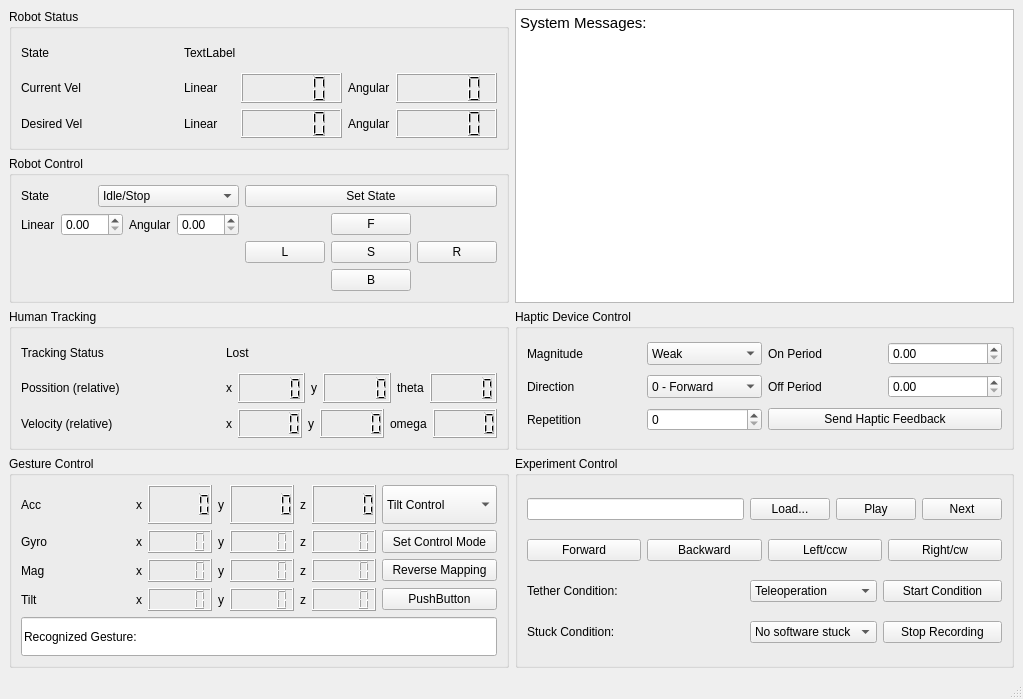
<?xml version="1.0" encoding="UTF-8"?>
<ui version="4.0">
 <class>ExpMainWindow</class>
 <widget class="QMainWindow" name="ExpMainWindow">
  <property name="geometry">
   <rect>
    <x>0</x>
    <y>0</y>
    <width>1023</width>
    <height>699</height>
   </rect>
  </property>
  <property name="windowTitle">
   <string>MainWindow</string>
  </property>
  <widget class="QWidget" name="centralwidget">
   <layout class="QGridLayout" name="gridLayout">
    <item row="2" column="0">
     <widget class="QGroupBox" name="groupBox_2">
      <property name="sizePolicy">
       <sizepolicy hsizetype="Preferred" vsizetype="Preferred">
        <horstretch>0</horstretch>
        <verstretch>2</verstretch>
       </sizepolicy>
      </property>
      <property name="title">
       <string>Human Tracking</string>
      </property>
      <layout class="QGridLayout" name="gridLayout_6">
       <item row="0" column="1">
        <widget class="QLabel" name="label_tracking_status">
         <property name="text">
          <string>Lost</string>
         </property>
        </widget>
       </item>
       <item row="2" column="1">
        <layout class="QHBoxLayout" name="horizontalLayout_7">
         <item>
          <widget class="QLabel" name="label_25">
           <property name="sizePolicy">
            <sizepolicy hsizetype="Preferred" vsizetype="Preferred">
             <horstretch>0</horstretch>
             <verstretch>0</verstretch>
            </sizepolicy>
           </property>
           <property name="text">
            <string>x</string>
           </property>
          </widget>
         </item>
         <item>
          <widget class="QLCDNumber" name="lcd_human_pos_x">
           <property name="sizePolicy">
            <sizepolicy hsizetype="Minimum" vsizetype="Minimum">
             <horstretch>1</horstretch>
             <verstretch>0</verstretch>
            </sizepolicy>
           </property>
          </widget>
         </item>
         <item>
          <widget class="QLabel" name="label_26">
           <property name="text">
            <string>y</string>
           </property>
          </widget>
         </item>
         <item>
          <widget class="QLCDNumber" name="lcd_human_pos_y">
           <property name="sizePolicy">
            <sizepolicy hsizetype="Minimum" vsizetype="Minimum">
             <horstretch>1</horstretch>
             <verstretch>0</verstretch>
            </sizepolicy>
           </property>
          </widget>
         </item>
         <item>
          <widget class="QLabel" name="label_27">
           <property name="text">
            <string>theta</string>
           </property>
          </widget>
         </item>
         <item>
          <widget class="QLCDNumber" name="lcd_human_pos_theta">
           <property name="sizePolicy">
            <sizepolicy hsizetype="Minimum" vsizetype="Minimum">
             <horstretch>1</horstretch>
             <verstretch>0</verstretch>
            </sizepolicy>
           </property>
          </widget>
         </item>
        </layout>
       </item>
       <item row="4" column="1">
        <layout class="QHBoxLayout" name="horizontalLayout_8">
         <item>
          <widget class="QLabel" name="label_28">
           <property name="sizePolicy">
            <sizepolicy hsizetype="Preferred" vsizetype="Preferred">
             <horstretch>0</horstretch>
             <verstretch>0</verstretch>
            </sizepolicy>
           </property>
           <property name="text">
            <string>x</string>
           </property>
          </widget>
         </item>
         <item>
          <widget class="QLCDNumber" name="lcd_human_vel_x">
           <property name="sizePolicy">
            <sizepolicy hsizetype="Minimum" vsizetype="Minimum">
             <horstretch>1</horstretch>
             <verstretch>0</verstretch>
            </sizepolicy>
           </property>
          </widget>
         </item>
         <item>
          <widget class="QLabel" name="label_29">
           <property name="text">
            <string>y</string>
           </property>
          </widget>
         </item>
         <item>
          <widget class="QLCDNumber" name="lcd_human_vel_y">
           <property name="sizePolicy">
            <sizepolicy hsizetype="Minimum" vsizetype="Minimum">
             <horstretch>1</horstretch>
             <verstretch>0</verstretch>
            </sizepolicy>
           </property>
          </widget>
         </item>
         <item>
          <widget class="QLabel" name="label_30">
           <property name="text">
            <string>omega</string>
           </property>
          </widget>
         </item>
         <item>
          <widget class="QLCDNumber" name="lcd_human_vel_omg">
           <property name="sizePolicy">
            <sizepolicy hsizetype="Minimum" vsizetype="Minimum">
             <horstretch>1</horstretch>
             <verstretch>0</verstretch>
            </sizepolicy>
           </property>
          </widget>
         </item>
        </layout>
       </item>
       <item row="0" column="0">
        <widget class="QLabel" name="label_32">
         <property name="text">
          <string>Tracking Status</string>
         </property>
        </widget>
       </item>
       <item row="2" column="0">
        <widget class="QLabel" name="label_24">
         <property name="text">
          <string>Possition (relative)</string>
         </property>
        </widget>
       </item>
       <item row="4" column="0">
        <widget class="QLabel" name="label_31">
         <property name="text">
          <string>Velocity (relative)</string>
         </property>
        </widget>
       </item>
      </layout>
     </widget>
    </item>
    <item row="0" column="0">
     <widget class="QGroupBox" name="groupBox">
      <property name="sizePolicy">
       <sizepolicy hsizetype="Preferred" vsizetype="Preferred">
        <horstretch>1</horstretch>
        <verstretch>2</verstretch>
       </sizepolicy>
      </property>
      <property name="title">
       <string>Robot Status</string>
      </property>
      <layout class="QGridLayout" name="gridLayout_2">
       <item row="0" column="0">
        <widget class="QLabel" name="label">
         <property name="sizePolicy">
          <sizepolicy hsizetype="Preferred" vsizetype="Preferred">
           <horstretch>1</horstretch>
           <verstretch>0</verstretch>
          </sizepolicy>
         </property>
         <property name="autoFillBackground">
          <bool>false</bool>
         </property>
         <property name="text">
          <string>State</string>
         </property>
        </widget>
       </item>
       <item row="0" column="1">
        <widget class="QLabel" name="label_robot_state">
         <property name="sizePolicy">
          <sizepolicy hsizetype="Preferred" vsizetype="Preferred">
           <horstretch>2</horstretch>
           <verstretch>0</verstretch>
          </sizepolicy>
         </property>
         <property name="text">
          <string>TextLabel</string>
         </property>
        </widget>
       </item>
       <item row="1" column="0">
        <widget class="QLabel" name="label_3">
         <property name="sizePolicy">
          <sizepolicy hsizetype="Preferred" vsizetype="Preferred">
           <horstretch>1</horstretch>
           <verstretch>0</verstretch>
          </sizepolicy>
         </property>
         <property name="autoFillBackground">
          <bool>false</bool>
         </property>
         <property name="text">
          <string>Current Vel</string>
         </property>
        </widget>
       </item>
       <item row="1" column="1">
        <layout class="QHBoxLayout" name="horizontalLayout">
         <item>
          <widget class="QLabel" name="label_5">
           <property name="sizePolicy">
            <sizepolicy hsizetype="Preferred" vsizetype="Preferred">
             <horstretch>1</horstretch>
             <verstretch>0</verstretch>
            </sizepolicy>
           </property>
           <property name="text">
            <string>Linear</string>
           </property>
          </widget>
         </item>
         <item>
          <widget class="QLCDNumber" name="lcd_vel_current_lin">
           <property name="sizePolicy">
            <sizepolicy hsizetype="Minimum" vsizetype="Minimum">
             <horstretch>2</horstretch>
             <verstretch>0</verstretch>
            </sizepolicy>
           </property>
          </widget>
         </item>
         <item>
          <widget class="QLabel" name="label_8">
           <property name="text">
            <string>Angular</string>
           </property>
          </widget>
         </item>
         <item>
          <widget class="QLCDNumber" name="lcd_vel_current_ang">
           <property name="sizePolicy">
            <sizepolicy hsizetype="Minimum" vsizetype="Minimum">
             <horstretch>2</horstretch>
             <verstretch>0</verstretch>
            </sizepolicy>
           </property>
          </widget>
         </item>
        </layout>
       </item>
       <item row="2" column="0">
        <widget class="QLabel" name="label_4">
         <property name="sizePolicy">
          <sizepolicy hsizetype="Preferred" vsizetype="Preferred">
           <horstretch>1</horstretch>
           <verstretch>0</verstretch>
          </sizepolicy>
         </property>
         <property name="autoFillBackground">
          <bool>false</bool>
         </property>
         <property name="text">
          <string>Desired Vel</string>
         </property>
        </widget>
       </item>
       <item row="2" column="1">
        <layout class="QHBoxLayout" name="horizontalLayout_2">
         <item>
          <widget class="QLabel" name="label_6">
           <property name="sizePolicy">
            <sizepolicy hsizetype="Preferred" vsizetype="Preferred">
             <horstretch>1</horstretch>
             <verstretch>0</verstretch>
            </sizepolicy>
           </property>
           <property name="text">
            <string>Linear</string>
           </property>
          </widget>
         </item>
         <item>
          <widget class="QLCDNumber" name="lcd_vel_desire_lin">
           <property name="sizePolicy">
            <sizepolicy hsizetype="Minimum" vsizetype="Minimum">
             <horstretch>2</horstretch>
             <verstretch>0</verstretch>
            </sizepolicy>
           </property>
          </widget>
         </item>
         <item>
          <widget class="QLabel" name="label_7">
           <property name="text">
            <string>Angular</string>
           </property>
          </widget>
         </item>
         <item>
          <widget class="QLCDNumber" name="lcd_vel_desired_ang">
           <property name="sizePolicy">
            <sizepolicy hsizetype="Minimum" vsizetype="Minimum">
             <horstretch>2</horstretch>
             <verstretch>0</verstretch>
            </sizepolicy>
           </property>
          </widget>
         </item>
        </layout>
       </item>
      </layout>
     </widget>
    </item>
    <item row="1" column="0">
     <widget class="QGroupBox" name="groupBox_3">
      <property name="sizePolicy">
       <sizepolicy hsizetype="Preferred" vsizetype="Preferred">
        <horstretch>0</horstretch>
        <verstretch>2</verstretch>
       </sizepolicy>
      </property>
      <property name="title">
       <string>Robot Control</string>
      </property>
      <layout class="QGridLayout" name="gridLayout_4">
       <item row="0" column="0">
        <widget class="QLabel" name="label_9">
         <property name="sizePolicy">
          <sizepolicy hsizetype="Preferred" vsizetype="Preferred">
           <horstretch>1</horstretch>
           <verstretch>0</verstretch>
          </sizepolicy>
         </property>
         <property name="text">
          <string>State</string>
         </property>
        </widget>
       </item>
       <item row="0" column="3">
        <widget class="QPushButton" name="button_set_state">
         <property name="sizePolicy">
          <sizepolicy hsizetype="Minimum" vsizetype="Fixed">
           <horstretch>2</horstretch>
           <verstretch>0</verstretch>
          </sizepolicy>
         </property>
         <property name="text">
          <string>Set State</string>
         </property>
        </widget>
       </item>
       <item row="0" column="1">
        <widget class="QComboBox" name="combo_set_state">
         <property name="sizePolicy">
          <sizepolicy hsizetype="Preferred" vsizetype="Fixed">
           <horstretch>2</horstretch>
           <verstretch>0</verstretch>
          </sizepolicy>
         </property>
         <item>
          <property name="text">
           <string>Idle/Stop</string>
          </property>
         </item>
         <item>
          <property name="text">
           <string>Follow</string>
          </property>
         </item>
         <item>
          <property name="text">
           <string>Teleoperated</string>
          </property>
         </item>
        </widget>
       </item>
       <item row="1" column="0" colspan="2">
        <layout class="QHBoxLayout" name="horizontalLayout_3">
         <item>
          <widget class="QLabel" name="label_10">
           <property name="sizePolicy">
            <sizepolicy hsizetype="Preferred" vsizetype="Preferred">
             <horstretch>1</horstretch>
             <verstretch>0</verstretch>
            </sizepolicy>
           </property>
           <property name="text">
            <string>Linear</string>
           </property>
          </widget>
         </item>
         <item>
          <widget class="QDoubleSpinBox" name="spinBox_vel_lin">
           <property name="sizePolicy">
            <sizepolicy hsizetype="Minimum" vsizetype="Fixed">
             <horstretch>2</horstretch>
             <verstretch>0</verstretch>
            </sizepolicy>
           </property>
          </widget>
         </item>
         <item>
          <widget class="QLabel" name="label_11">
           <property name="text">
            <string>Angular</string>
           </property>
          </widget>
         </item>
         <item>
          <widget class="QDoubleSpinBox" name="spinBox_vel_ang">
           <property name="sizePolicy">
            <sizepolicy hsizetype="Minimum" vsizetype="Fixed">
             <horstretch>2</horstretch>
             <verstretch>0</verstretch>
            </sizepolicy>
           </property>
          </widget>
         </item>
        </layout>
       </item>
       <item row="1" column="3" rowspan="2">
        <layout class="QGridLayout" name="gridLayout_3">
         <item row="2" column="1">
          <widget class="QPushButton" name="button_tele_backward">
           <property name="text">
            <string>B</string>
           </property>
          </widget>
         </item>
         <item row="0" column="1">
          <widget class="QPushButton" name="button_tele_forward">
           <property name="text">
            <string>F</string>
           </property>
           <property name="flat">
            <bool>false</bool>
           </property>
          </widget>
         </item>
         <item row="1" column="1">
          <widget class="QPushButton" name="button_tele_stop">
           <property name="text">
            <string>S</string>
           </property>
          </widget>
         </item>
         <item row="1" column="2">
          <widget class="QPushButton" name="button_tele_right">
           <property name="text">
            <string>R</string>
           </property>
          </widget>
         </item>
         <item row="1" column="0">
          <widget class="QPushButton" name="button_tele_left">
           <property name="text">
            <string>L</string>
           </property>
          </widget>
         </item>
        </layout>
       </item>
      </layout>
     </widget>
    </item>
    <item row="2" column="1">
     <widget class="QGroupBox" name="groupBox_4">
      <property name="sizePolicy">
       <sizepolicy hsizetype="Preferred" vsizetype="Preferred">
        <horstretch>1</horstretch>
        <verstretch>1</verstretch>
       </sizepolicy>
      </property>
      <property name="title">
       <string>Haptic Device Control</string>
      </property>
      <layout class="QGridLayout" name="gridLayout_8">
       <item row="0" column="0">
        <widget class="QLabel" name="label_54">
         <property name="text">
          <string>Magnitude</string>
         </property>
        </widget>
       </item>
       <item row="0" column="1">
        <widget class="QComboBox" name="combo_haptic_mag">
         <property name="sizePolicy">
          <sizepolicy hsizetype="Preferred" vsizetype="Preferred">
           <horstretch>0</horstretch>
           <verstretch>1</verstretch>
          </sizepolicy>
         </property>
         <item>
          <property name="text">
           <string>Weak</string>
          </property>
         </item>
         <item>
          <property name="text">
           <string>Medium</string>
          </property>
         </item>
         <item>
          <property name="text">
           <string>Strong</string>
          </property>
         </item>
        </widget>
       </item>
       <item row="1" column="3">
        <widget class="QDoubleSpinBox" name="spinBox_haptic_off"/>
       </item>
       <item row="0" column="3">
        <widget class="QDoubleSpinBox" name="spinBox_haptic_on"/>
       </item>
       <item row="1" column="0">
        <widget class="QLabel" name="label_55">
         <property name="text">
          <string>Direction</string>
         </property>
        </widget>
       </item>
       <item row="1" column="1">
        <widget class="QComboBox" name="combo_haptic_dir">
         <property name="sizePolicy">
          <sizepolicy hsizetype="Preferred" vsizetype="Preferred">
           <horstretch>0</horstretch>
           <verstretch>1</verstretch>
          </sizepolicy>
         </property>
         <item>
          <property name="text">
           <string>0 - Forward</string>
          </property>
         </item>
         <item>
          <property name="text">
           <string>1 - Backward</string>
          </property>
         </item>
         <item>
          <property name="text">
           <string>2 - Left/ccw</string>
          </property>
         </item>
         <item>
          <property name="text">
           <string>3 - Right/cw</string>
          </property>
         </item>
        </widget>
       </item>
       <item row="0" column="2">
        <widget class="QLabel" name="label_56">
         <property name="text">
          <string>On Period</string>
         </property>
        </widget>
       </item>
       <item row="1" column="2">
        <widget class="QLabel" name="label_57">
         <property name="text">
          <string>Off Period</string>
         </property>
        </widget>
       </item>
       <item row="2" column="0">
        <widget class="QLabel" name="label_58">
         <property name="text">
          <string>Repetition</string>
         </property>
        </widget>
       </item>
       <item row="2" column="1">
        <widget class="QSpinBox" name="spinBox_haptic_rep"/>
       </item>
       <item row="2" column="2" colspan="2">
        <widget class="QPushButton" name="button_send_haptic">
         <property name="text">
          <string>Send Haptic Feedback</string>
         </property>
        </widget>
       </item>
      </layout>
     </widget>
    </item>
    <item row="3" column="1">
     <widget class="QGroupBox" name="groupBox_6">
      <property name="sizePolicy">
       <sizepolicy hsizetype="Preferred" vsizetype="Preferred">
        <horstretch>1</horstretch>
        <verstretch>1</verstretch>
       </sizepolicy>
      </property>
      <property name="title">
       <string>Experiment Control</string>
      </property>
      <layout class="QGridLayout" name="gridLayout_9">
       <item row="2" column="0">
        <widget class="QLabel" name="label_59">
         <property name="text">
          <string>Tether Condition:</string>
         </property>
        </widget>
       </item>
       <item row="2" column="1">
        <widget class="QComboBox" name="combo_tether_condition">
         <property name="sizePolicy">
          <sizepolicy hsizetype="Preferred" vsizetype="Preferred">
           <horstretch>0</horstretch>
           <verstretch>1</verstretch>
          </sizepolicy>
         </property>
         <item>
          <property name="text">
           <string>Teleoperation</string>
          </property>
         </item>
         <item>
          <property name="text">
           <string>Autonomous</string>
          </property>
         </item>
         <item>
          <property name="text">
           <string>Haptic Tether</string>
          </property>
         </item>
         <item>
          <property name="text">
           <string>Training</string>
          </property>
         </item>
        </widget>
       </item>
       <item row="2" column="2">
        <widget class="QPushButton" name="button_start_condition">
         <property name="text">
          <string>Start Condition</string>
         </property>
        </widget>
       </item>
       <item row="3" column="2">
        <widget class="QPushButton" name="button_stop_record">
         <property name="text">
          <string>Stop Recording</string>
         </property>
        </widget>
       </item>
       <item row="0" column="1" colspan="2">
        <layout class="QHBoxLayout" name="horizontalLayout_9">
         <item>
          <widget class="QPushButton" name="button_load_protocal">
           <property name="text">
            <string>Load...</string>
           </property>
          </widget>
         </item>
         <item>
          <widget class="QPushButton" name="button_play_haptic">
           <property name="text">
            <string>Play</string>
           </property>
          </widget>
         </item>
         <item>
          <widget class="QPushButton" name="button_next_trial">
           <property name="text">
            <string>Next</string>
           </property>
          </widget>
         </item>
        </layout>
       </item>
       <item row="0" column="0">
        <widget class="QLineEdit" name="lineEdit_trial_num">
         <property name="readOnly">
          <bool>true</bool>
         </property>
        </widget>
       </item>
       <item row="1" column="0" colspan="3">
        <layout class="QHBoxLayout" name="horizontalLayout_10">
         <item>
          <widget class="QPushButton" name="button_record_forward">
           <property name="text">
            <string>Forward</string>
           </property>
          </widget>
         </item>
         <item>
          <widget class="QPushButton" name="button_record_backward">
           <property name="text">
            <string>Backward</string>
           </property>
          </widget>
         </item>
         <item>
          <widget class="QPushButton" name="button_record_left">
           <property name="text">
            <string>Left/ccw</string>
           </property>
          </widget>
         </item>
         <item>
          <widget class="QPushButton" name="button_record_right">
           <property name="text">
            <string>Right/cw</string>
           </property>
          </widget>
         </item>
        </layout>
       </item>
       <item row="3" column="0">
        <widget class="QLabel" name="label_60">
         <property name="text">
          <string>Stuck Condition:</string>
         </property>
        </widget>
       </item>
       <item row="3" column="1">
        <widget class="QComboBox" name="combo_stuck_mode">
         <property name="sizePolicy">
          <sizepolicy hsizetype="Preferred" vsizetype="Preferred">
           <horstretch>0</horstretch>
           <verstretch>1</verstretch>
          </sizepolicy>
         </property>
         <item>
          <property name="text">
           <string>No software stuck</string>
          </property>
         </item>
         <item>
          <property name="text">
           <string>Too fast stuck</string>
          </property>
         </item>
         <item>
          <property name="text">
           <string>Random stuck</string>
          </property>
         </item>
         <item>
          <property name="text">
           <string>Both</string>
          </property>
         </item>
        </widget>
       </item>
      </layout>
     </widget>
    </item>
    <item row="0" column="1" rowspan="2">
     <widget class="QTextBrowser" name="browser_sys_message">
      <property name="sizePolicy">
       <sizepolicy hsizetype="Expanding" vsizetype="Expanding">
        <horstretch>1</horstretch>
        <verstretch>1</verstretch>
       </sizepolicy>
      </property>
      <property name="html">
       <string>&lt;!DOCTYPE HTML PUBLIC &quot;-//W3C//DTD HTML 4.0//EN&quot; &quot;http://www.w3.org/TR/REC-html40/strict.dtd&quot;&gt;
&lt;html&gt;&lt;head&gt;&lt;meta name=&quot;qrichtext&quot; content=&quot;1&quot; /&gt;&lt;style type=&quot;text/css&quot;&gt;
p, li { white-space: pre-wrap; }
&lt;/style&gt;&lt;/head&gt;&lt;body style=&quot; font-family:'Ubuntu'; font-size:11pt; font-weight:400; font-style:normal;&quot;&gt;
&lt;p style=&quot; margin-top:0px; margin-bottom:0px; margin-left:0px; margin-right:0px; -qt-block-indent:0; text-indent:0px;&quot;&gt;System Messages:&lt;/p&gt;
&lt;p style=&quot;-qt-paragraph-type:empty; margin-top:0px; margin-bottom:0px; margin-left:0px; margin-right:0px; -qt-block-indent:0; text-indent:0px;&quot;&gt;&lt;br /&gt;&lt;/p&gt;&lt;/body&gt;&lt;/html&gt;</string>
      </property>
     </widget>
    </item>
    <item row="3" column="0">
     <widget class="QGroupBox" name="groupBox_5">
      <property name="sizePolicy">
       <sizepolicy hsizetype="Preferred" vsizetype="Preferred">
        <horstretch>0</horstretch>
        <verstretch>3</verstretch>
       </sizepolicy>
      </property>
      <property name="title">
       <string>Gesture Control</string>
      </property>
      <layout class="QGridLayout" name="gridLayout_5">
       <item row="0" column="0">
        <widget class="QLabel" name="label_21">
         <property name="text">
          <string>Acc</string>
         </property>
        </widget>
       </item>
       <item row="3" column="0">
        <widget class="QLabel" name="label_34">
         <property name="text">
          <string>Tilt</string>
         </property>
        </widget>
       </item>
       <item row="3" column="1">
        <layout class="QHBoxLayout" name="horizontalLayout_13">
         <item>
          <widget class="QLabel" name="label_51">
           <property name="sizePolicy">
            <sizepolicy hsizetype="Preferred" vsizetype="Preferred">
             <horstretch>0</horstretch>
             <verstretch>0</verstretch>
            </sizepolicy>
           </property>
           <property name="text">
            <string>x</string>
           </property>
          </widget>
         </item>
         <item>
          <widget class="QLCDNumber" name="lcd_tilt_roll">
           <property name="sizePolicy">
            <sizepolicy hsizetype="Minimum" vsizetype="Minimum">
             <horstretch>1</horstretch>
             <verstretch>0</verstretch>
            </sizepolicy>
           </property>
          </widget>
         </item>
         <item>
          <widget class="QLabel" name="label_52">
           <property name="text">
            <string>y</string>
           </property>
          </widget>
         </item>
         <item>
          <widget class="QLCDNumber" name="lcd_tilt_pitch">
           <property name="sizePolicy">
            <sizepolicy hsizetype="Minimum" vsizetype="Minimum">
             <horstretch>1</horstretch>
             <verstretch>0</verstretch>
            </sizepolicy>
           </property>
          </widget>
         </item>
         <item>
          <widget class="QLabel" name="label_53">
           <property name="text">
            <string>z</string>
           </property>
          </widget>
         </item>
         <item>
          <widget class="QLCDNumber" name="lcd_tilt_yaw">
           <property name="sizePolicy">
            <sizepolicy hsizetype="Minimum" vsizetype="Minimum">
             <horstretch>1</horstretch>
             <verstretch>0</verstretch>
            </sizepolicy>
           </property>
          </widget>
         </item>
        </layout>
       </item>
       <item row="0" column="2">
        <widget class="QComboBox" name="combo_control_mode">
         <property name="sizePolicy">
          <sizepolicy hsizetype="Preferred" vsizetype="Preferred">
           <horstretch>0</horstretch>
           <verstretch>1</verstretch>
          </sizepolicy>
         </property>
         <item>
          <property name="text">
           <string>Tilt Control</string>
          </property>
         </item>
         <item>
          <property name="text">
           <string>Gesture Control</string>
          </property>
         </item>
        </widget>
       </item>
       <item row="2" column="1">
        <layout class="QHBoxLayout" name="horizontalLayout_6">
         <item>
          <widget class="QLabel" name="label_18">
           <property name="sizePolicy">
            <sizepolicy hsizetype="Preferred" vsizetype="Preferred">
             <horstretch>0</horstretch>
             <verstretch>0</verstretch>
            </sizepolicy>
           </property>
           <property name="text">
            <string>x</string>
           </property>
          </widget>
         </item>
         <item>
          <widget class="QLCDNumber" name="lcd_mag_x">
           <property name="sizePolicy">
            <sizepolicy hsizetype="Minimum" vsizetype="Minimum">
             <horstretch>1</horstretch>
             <verstretch>0</verstretch>
            </sizepolicy>
           </property>
          </widget>
         </item>
         <item>
          <widget class="QLabel" name="label_19">
           <property name="text">
            <string>y</string>
           </property>
          </widget>
         </item>
         <item>
          <widget class="QLCDNumber" name="lcd_mag_y">
           <property name="sizePolicy">
            <sizepolicy hsizetype="Minimum" vsizetype="Minimum">
             <horstretch>1</horstretch>
             <verstretch>0</verstretch>
            </sizepolicy>
           </property>
          </widget>
         </item>
         <item>
          <widget class="QLabel" name="label_20">
           <property name="text">
            <string>z</string>
           </property>
          </widget>
         </item>
         <item>
          <widget class="QLCDNumber" name="lcd_mag_z">
           <property name="sizePolicy">
            <sizepolicy hsizetype="Minimum" vsizetype="Minimum">
             <horstretch>1</horstretch>
             <verstretch>0</verstretch>
            </sizepolicy>
           </property>
          </widget>
         </item>
        </layout>
       </item>
       <item row="1" column="1">
        <layout class="QHBoxLayout" name="horizontalLayout_5">
         <item>
          <widget class="QLabel" name="label_15">
           <property name="sizePolicy">
            <sizepolicy hsizetype="Preferred" vsizetype="Preferred">
             <horstretch>0</horstretch>
             <verstretch>0</verstretch>
            </sizepolicy>
           </property>
           <property name="text">
            <string>x</string>
           </property>
          </widget>
         </item>
         <item>
          <widget class="QLCDNumber" name="lcd_gyro_x">
           <property name="sizePolicy">
            <sizepolicy hsizetype="Minimum" vsizetype="Minimum">
             <horstretch>1</horstretch>
             <verstretch>0</verstretch>
            </sizepolicy>
           </property>
          </widget>
         </item>
         <item>
          <widget class="QLabel" name="label_16">
           <property name="text">
            <string>y</string>
           </property>
          </widget>
         </item>
         <item>
          <widget class="QLCDNumber" name="lcd_gyro_y">
           <property name="sizePolicy">
            <sizepolicy hsizetype="Minimum" vsizetype="Minimum">
             <horstretch>1</horstretch>
             <verstretch>0</verstretch>
            </sizepolicy>
           </property>
          </widget>
         </item>
         <item>
          <widget class="QLabel" name="label_17">
           <property name="text">
            <string>z</string>
           </property>
          </widget>
         </item>
         <item>
          <widget class="QLCDNumber" name="lcd_gyro_z">
           <property name="sizePolicy">
            <sizepolicy hsizetype="Minimum" vsizetype="Minimum">
             <horstretch>1</horstretch>
             <verstretch>0</verstretch>
            </sizepolicy>
           </property>
          </widget>
         </item>
        </layout>
       </item>
       <item row="2" column="0">
        <widget class="QLabel" name="label_23">
         <property name="text">
          <string>Mag</string>
         </property>
        </widget>
       </item>
       <item row="0" column="1">
        <layout class="QHBoxLayout" name="horizontalLayout_4">
         <item>
          <widget class="QLabel" name="label_12">
           <property name="sizePolicy">
            <sizepolicy hsizetype="Preferred" vsizetype="Preferred">
             <horstretch>0</horstretch>
             <verstretch>0</verstretch>
            </sizepolicy>
           </property>
           <property name="text">
            <string>x</string>
           </property>
          </widget>
         </item>
         <item>
          <widget class="QLCDNumber" name="lcd_acc_x">
           <property name="sizePolicy">
            <sizepolicy hsizetype="Minimum" vsizetype="Minimum">
             <horstretch>1</horstretch>
             <verstretch>0</verstretch>
            </sizepolicy>
           </property>
          </widget>
         </item>
         <item>
          <widget class="QLabel" name="label_13">
           <property name="text">
            <string>y</string>
           </property>
          </widget>
         </item>
         <item>
          <widget class="QLCDNumber" name="lcd_acc_y">
           <property name="sizePolicy">
            <sizepolicy hsizetype="Minimum" vsizetype="Minimum">
             <horstretch>1</horstretch>
             <verstretch>0</verstretch>
            </sizepolicy>
           </property>
          </widget>
         </item>
         <item>
          <widget class="QLabel" name="label_14">
           <property name="text">
            <string>z</string>
           </property>
          </widget>
         </item>
         <item>
          <widget class="QLCDNumber" name="lcd_acc_z">
           <property name="sizePolicy">
            <sizepolicy hsizetype="Minimum" vsizetype="Minimum">
             <horstretch>1</horstretch>
             <verstretch>0</verstretch>
            </sizepolicy>
           </property>
          </widget>
         </item>
        </layout>
       </item>
       <item row="1" column="0">
        <widget class="QLabel" name="label_22">
         <property name="text">
          <string>Gyro</string>
         </property>
        </widget>
       </item>
       <item row="1" column="2">
        <widget class="QPushButton" name="button_set_control_mode">
         <property name="sizePolicy">
          <sizepolicy hsizetype="Preferred" vsizetype="Preferred">
           <horstretch>0</horstretch>
           <verstretch>0</verstretch>
          </sizepolicy>
         </property>
         <property name="text">
          <string>Set Control Mode</string>
         </property>
        </widget>
       </item>
       <item row="5" column="0" colspan="3">
        <widget class="QLineEdit" name="lineEdit_gesture_rec">
         <property name="sizePolicy">
          <sizepolicy hsizetype="Expanding" vsizetype="Preferred">
           <horstretch>0</horstretch>
           <verstretch>1</verstretch>
          </sizepolicy>
         </property>
         <property name="text">
          <string>Recognized Gesture: </string>
         </property>
         <property name="readOnly">
          <bool>true</bool>
         </property>
        </widget>
       </item>
       <item row="2" column="2">
        <widget class="QPushButton" name="button_reverse_mapping">
         <property name="text">
          <string>Reverse Mapping</string>
         </property>
        </widget>
       </item>
       <item row="3" column="2">
        <widget class="QPushButton" name="pushButton">
         <property name="text">
          <string>PushButton</string>
         </property>
        </widget>
       </item>
      </layout>
     </widget>
    </item>
   </layout>
  </widget>
  <widget class="QMenuBar" name="menubar">
   <property name="geometry">
    <rect>
     <x>0</x>
     <y>0</y>
     <width>1023</width>
     <height>25</height>
    </rect>
   </property>
  </widget>
  <widget class="QStatusBar" name="statusbar"/>
 </widget>
 <resources/>
 <connections/>
</ui>
